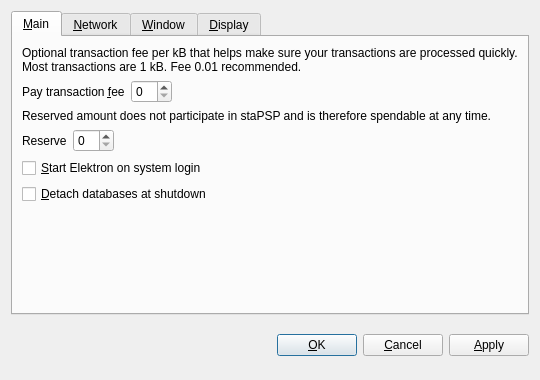
<?xml version="1.0" encoding="UTF-8"?>
<ui version="4.0">
 <class>OptionsDialog</class>
 <widget class="QDialog" name="OptionsDialog">
  <property name="geometry">
   <rect>
    <x>0</x>
    <y>0</y>
    <width>540</width>
    <height>380</height>
   </rect>
  </property>
  <property name="windowTitle">
   <string>Options</string>
  </property>
  <property name="modal">
   <bool>true</bool>
  </property>
  <layout class="QVBoxLayout" name="verticalLayout">
   <item>
    <widget class="QTabWidget" name="tabWidget">
     <property name="tabPosition">
      <enum>QTabWidget::North</enum>
     </property>
     <property name="currentIndex">
      <number>0</number>
     </property>
     <widget class="QWidget" name="tabMain">
      <attribute name="title">
       <string>&amp;Main</string>
      </attribute>
      <layout class="QVBoxLayout" name="verticalLayout_Main">
       <item>
        <widget class="QLabel" name="transactionFeeInfoLabel">
         <property name="text">
          <string>Optional transaction fee per kB that helps make sure your transactions are processed quickly. Most transactions are 1 kB. Fee 0.01 recommended.</string>
         </property>
         <property name="textFormat">
          <enum>Qt::PlainText</enum>
         </property>
         <property name="wordWrap">
          <bool>true</bool>
         </property>
        </widget>
       </item>
       <item>
        <layout class="QHBoxLayout" name="horizontalLayoutFee">
         <item>
          <widget class="QLabel" name="transactionFeeLabel">
           <property name="text">
            <string>Pay transaction &amp;fee</string>
           </property>
           <property name="textFormat">
            <enum>Qt::PlainText</enum>
           </property>
           <property name="buddy">
            <cstring>transactionFee</cstring>
           </property>
          </widget>
         </item>
         <item>
          <widget class="BitcoinAmountField" name="transactionFee"/>
         </item>
         <item>
          <spacer name="horizontalSpacerFee">
           <property name="orientation">
            <enum>Qt::Horizontal</enum>
           </property>
           <property name="sizeHint" stdset="0">
            <size>
             <width>40</width>
             <height>20</height>
            </size>
           </property>
          </spacer>
         </item>
        </layout>
       </item>
       <item>
        <widget class="QLabel" name="reserveBalanceInfoLabel">
         <property name="text">
          <string>Reserved amount does not participate in staPSP and is therefore spendable at any time.</string>
         </property>
         <property name="textFormat">
          <enum>Qt::PlainText</enum>
         </property>
         <property name="wordWrap">
          <bool>true</bool>
         </property>
        </widget>
       </item>
       <item>
        <layout class="QHBoxLayout" name="horizontalLayoutReserveBalance">
         <item>
          <widget class="QLabel" name="reserveBalanceLabel">
           <property name="text">
            <string>Reserve</string>
           </property>
           <property name="textFormat">
            <enum>Qt::PlainText</enum>
           </property>
           <property name="buddy">
            <cstring>reserveBalance</cstring>
           </property>
          </widget>
         </item>
         <item>
          <widget class="BitcoinAmountField" name="reserveBalance"/>
         </item>
         <item>
          <spacer name="horizontalSpacerReserveBalance">
           <property name="orientation">
            <enum>Qt::Horizontal</enum>
           </property>
           <property name="sizeHint" stdset="0">
            <size>
             <width>40</width>
             <height>20</height>
            </size>
           </property>
          </spacer>
         </item>
        </layout>
       </item>
       <item>
        <widget class="QCheckBox" name="bitcoinAtStartup">
         <property name="toolTip">
          <string>Automatically start Elektron after logging in to the system.</string>
         </property>
         <property name="text">
          <string>&amp;Start Elektron on system login</string>
         </property>
        </widget>
       </item>
       <item>
        <widget class="QCheckBox" name="detachDatabases">
         <property name="toolTip">
          <string>Detach block and address databases at shutdown. This means they can be moved to another data directory, but it slows down shutdown. The wallet is always detached.</string>
         </property>
         <property name="text">
          <string>&amp;Detach databases at shutdown</string>
         </property>
        </widget>
       </item>
       <item>
        <spacer name="verticalSpacer_Main">
         <property name="orientation">
          <enum>Qt::Vertical</enum>
         </property>
         <property name="sizeHint" stdset="0">
          <size>
           <width>20</width>
           <height>40</height>
          </size>
         </property>
        </spacer>
       </item>
      </layout>
     </widget>
     <widget class="QWidget" name="tabNetwork">
      <attribute name="title">
       <string>&amp;Network</string>
      </attribute>
      <layout class="QVBoxLayout" name="verticalLayout_Network">
       <item>
        <widget class="QCheckBox" name="mapPortUpnp">
         <property name="toolTip">
          <string>Automatically open the Elektron client port on the router. This only works when your router supports UPnP and it is enabled.</string>
         </property>
         <property name="text">
          <string>Map port using &amp;UPnP</string>
         </property>
        </widget>
       </item>
       <item>
        <widget class="QCheckBox" name="connectSocks">
         <property name="toolTip">
          <string>Connect to the Elektron network through a SOCKS proxy (e.g. when connecting through Tor).</string>
         </property>
         <property name="text">
          <string>&amp;Connect through SOCKS proxy:</string>
         </property>
        </widget>
       </item>
       <item>
        <layout class="QHBoxLayout" name="horizontalLayout_Network">
         <item>
          <widget class="QLabel" name="proxyIpLabel">
           <property name="text">
            <string>Proxy &amp;IP:</string>
           </property>
           <property name="textFormat">
            <enum>Qt::PlainText</enum>
           </property>
           <property name="buddy">
            <cstring>proxyIp</cstring>
           </property>
          </widget>
         </item>
         <item>
          <widget class="QValidatedLineEdit" name="proxyIp">
           <property name="maximumSize">
            <size>
             <width>140</width>
             <height>16777215</height>
            </size>
           </property>
           <property name="toolTip">
            <string>IP address of the proxy (e.g. 127.0.0.1)</string>
           </property>
          </widget>
         </item>
         <item>
          <widget class="QLabel" name="proxyPortLabel">
           <property name="text">
            <string>&amp;Port:</string>
           </property>
           <property name="textFormat">
            <enum>Qt::PlainText</enum>
           </property>
           <property name="buddy">
            <cstring>proxyPort</cstring>
           </property>
          </widget>
         </item>
         <item>
          <widget class="QLineEdit" name="proxyPort">
           <property name="maximumSize">
            <size>
             <width>55</width>
             <height>16777215</height>
            </size>
           </property>
           <property name="toolTip">
            <string>Port of the proxy (e.g. 9050)</string>
           </property>
          </widget>
         </item>
         <item>
          <widget class="QLabel" name="socksVersionLabel">
           <property name="text">
            <string>SOCKS &amp;Version:</string>
           </property>
           <property name="textFormat">
            <enum>Qt::PlainText</enum>
           </property>
           <property name="buddy">
            <cstring>socksVersion</cstring>
           </property>
          </widget>
         </item>
         <item>
          <widget class="QValueComboBox" name="socksVersion">
           <property name="toolTip">
            <string>SOCKS version of the proxy (e.g. 5)</string>
           </property>
          </widget>
         </item>
         <item>
          <spacer name="horizontalSpacer_Network">
           <property name="orientation">
            <enum>Qt::Horizontal</enum>
           </property>
           <property name="sizeHint" stdset="0">
            <size>
             <width>40</width>
             <height>20</height>
            </size>
           </property>
          </spacer>
         </item>
        </layout>
       </item>
       <item>
        <spacer name="verticalSpacer_Network">
         <property name="orientation">
          <enum>Qt::Vertical</enum>
         </property>
         <property name="sizeHint" stdset="0">
          <size>
           <width>20</width>
           <height>40</height>
          </size>
         </property>
        </spacer>
       </item>
      </layout>
     </widget>
     <widget class="QWidget" name="tabWindow">
      <attribute name="title">
       <string>&amp;Window</string>
      </attribute>
      <layout class="QVBoxLayout" name="verticalLayout_Window">
       <item>
        <widget class="QCheckBox" name="minimizeToTray">
         <property name="toolTip">
          <string>Show only a tray icon after minimizing the window.</string>
         </property>
         <property name="text">
          <string>&amp;Minimize to the tray instead of the taskbar</string>
         </property>
        </widget>
       </item>
       <item>
        <widget class="QCheckBox" name="minimizeOnClose">
         <property name="toolTip">
          <string>Minimize instead of exit the application when the window is closed. When this option is enabled, the application will be closed only after selecting Quit in the menu.</string>
         </property>
         <property name="text">
          <string>M&amp;inimize on close</string>
         </property>
        </widget>
       </item>
       <item>
        <spacer name="verticalSpacer_Window">
         <property name="orientation">
          <enum>Qt::Vertical</enum>
         </property>
         <property name="sizeHint" stdset="0">
          <size>
           <width>20</width>
           <height>40</height>
          </size>
         </property>
        </spacer>
       </item>
      </layout>
     </widget>
     <widget class="QWidget" name="tabDisplay">
      <attribute name="title">
       <string>&amp;Display</string>
      </attribute>
      <layout class="QVBoxLayout" name="verticalLayout_Display">
       <item>
        <layout class="QHBoxLayout" name="horizontalLayout_1_Display">
         <item>
          <widget class="QLabel" name="langLabel">
           <property name="text">
            <string>User Interface &amp;language:</string>
           </property>
           <property name="textFormat">
            <enum>Qt::PlainText</enum>
           </property>
           <property name="buddy">
            <cstring>lang</cstring>
           </property>
          </widget>
         </item>
         <item>
          <widget class="QValueComboBox" name="lang">
           <property name="toolTip">
            <string>The user interface language can be set here. This setting will take effect after restarting Elektron.</string>
           </property>
          </widget>
         </item>
        </layout>
       </item>
       <item>
        <layout class="QHBoxLayout" name="horizontalLayout_2_Display">
         <item>
          <widget class="QLabel" name="unitLabel">
           <property name="text">
            <string>&amp;Unit to show amounts in:</string>
           </property>
           <property name="textFormat">
            <enum>Qt::PlainText</enum>
           </property>
           <property name="buddy">
            <cstring>unit</cstring>
           </property>
          </widget>
         </item>
         <item>
          <widget class="QValueComboBox" name="unit">
           <property name="toolTip">
            <string>Choose the default subdivision unit to show in the interface and when sending coins.</string>
           </property>
          </widget>
         </item>
        </layout>
       </item>
       <item>
        <widget class="QCheckBox" name="displayAddresses">
         <property name="toolTip">
          <string>Whether to show Elektron addresses in the transaction list or not.</string>
         </property>
         <property name="text">
          <string>&amp;Display addresses in transaction list</string>
         </property>
        </widget>
       </item>
       <item>
        <widget class="QCheckBox" name="coinControlFeatures">
         <property name="toolTip">
          <string>Whether to show coin control features or not.</string>
         </property>
         <property name="text">
          <string>Display coin &amp;control features (experts only!)</string>
         </property>
        </widget>
       </item>
       <item>
        <spacer name="verticalSpacer_Display">
         <property name="orientation">
          <enum>Qt::Vertical</enum>
         </property>
         <property name="sizeHint" stdset="0">
          <size>
           <width>20</width>
           <height>40</height>
          </size>
         </property>
        </spacer>
       </item>
      </layout>
     </widget>
    </widget>
   </item>
   <item>
    <layout class="QHBoxLayout" name="horizontalLayout_Buttons">
     <item>
      <spacer name="horizontalSpacer_1">
       <property name="orientation">
        <enum>Qt::Horizontal</enum>
       </property>
       <property name="sizeHint" stdset="0">
        <size>
         <width>40</width>
         <height>48</height>
        </size>
       </property>
      </spacer>
     </item>
     <item>
      <widget class="QLabel" name="statusLabel">
       <property name="font">
        <font>
         <weight>75</weight>
         <bold>true</bold>
        </font>
       </property>
       <property name="text">
        <string/>
       </property>
       <property name="textFormat">
        <enum>Qt::PlainText</enum>
       </property>
       <property name="wordWrap">
        <bool>true</bool>
       </property>
      </widget>
     </item>
     <item>
      <spacer name="horizontalSpacer_2">
       <property name="orientation">
        <enum>Qt::Horizontal</enum>
       </property>
       <property name="sizeHint" stdset="0">
        <size>
         <width>40</width>
         <height>48</height>
        </size>
       </property>
      </spacer>
     </item>
     <item>
      <widget class="QPushButton" name="okButton">
       <property name="text">
        <string>&amp;OK</string>
       </property>
      </widget>
     </item>
     <item>
      <widget class="QPushButton" name="cancelButton">
       <property name="text">
        <string>&amp;Cancel</string>
       </property>
       <property name="autoDefault">
        <bool>false</bool>
       </property>
      </widget>
     </item>
     <item>
      <widget class="QPushButton" name="applyButton">
       <property name="text">
        <string>&amp;Apply</string>
       </property>
       <property name="autoDefault">
        <bool>false</bool>
       </property>
      </widget>
     </item>
    </layout>
   </item>
  </layout>
 </widget>
 <customwidgets>
  <customwidget>
   <class>BitcoinAmountField</class>
   <extends>QSpinBox</extends>
   <header>bitcoinamountfield.h</header>
  </customwidget>
  <customwidget>
   <class>QValueComboBox</class>
   <extends>QComboBox</extends>
   <header>qvaluecombobox.h</header>
  </customwidget>
  <customwidget>
   <class>QValidatedLineEdit</class>
   <extends>QLineEdit</extends>
   <header>qvalidatedlineedit.h</header>
  </customwidget>
 </customwidgets>
 <resources/>
 <connections/>
</ui>
